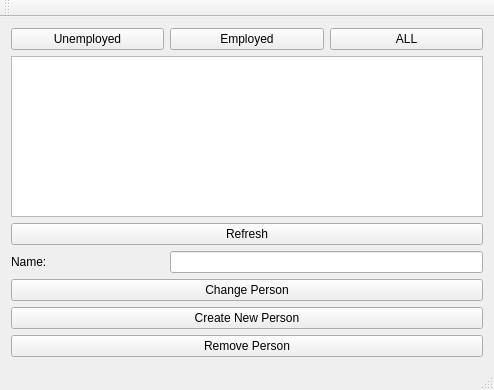
<?xml version="1.0" encoding="UTF-8"?>
<ui version="4.0">
 <class>MainWindow</class>
 <widget class="QMainWindow" name="MainWindow">
  <property name="geometry">
   <rect>
    <x>0</x>
    <y>0</y>
    <width>494</width>
    <height>390</height>
   </rect>
  </property>
  <property name="windowTitle">
   <string>MainWindow</string>
  </property>
  <widget class="QWidget" name="centralWidget">
   <layout class="QGridLayout" name="gridLayout_2">
    <item row="0" column="0">
     <layout class="QGridLayout" name="gridLayout">
      <item row="0" column="0">
       <widget class="QPushButton" name="unemployedPersons">
        <property name="text">
         <string>Unemployed</string>
        </property>
       </widget>
      </item>
      <item row="4" column="0">
       <widget class="QLabel" name="label">
        <property name="text">
         <string>Name:</string>
        </property>
       </widget>
      </item>
      <item row="0" column="1">
       <widget class="QPushButton" name="employedPersons">
        <property name="text">
         <string>Employed</string>
        </property>
       </widget>
      </item>
      <item row="0" column="2">
       <widget class="QPushButton" name="allPersons">
        <property name="text">
         <string>ALL</string>
        </property>
       </widget>
      </item>
      <item row="2" column="0" colspan="3">
       <widget class="QTableView" name="personsView"/>
      </item>
      <item row="3" column="0" colspan="3">
       <widget class="QPushButton" name="refresh">
        <property name="text">
         <string>Refresh</string>
        </property>
       </widget>
      </item>
      <item row="4" column="1" colspan="2">
       <widget class="QLineEdit" name="name"/>
      </item>
      <item row="5" column="0" colspan="3">
       <widget class="QPushButton" name="changePerson">
        <property name="text">
         <string>Change Person</string>
        </property>
       </widget>
      </item>
      <item row="6" column="0" colspan="3">
       <widget class="QPushButton" name="create">
        <property name="text">
         <string>Create New Person</string>
        </property>
       </widget>
      </item>
      <item row="7" column="0" colspan="3">
       <widget class="QPushButton" name="remove">
        <property name="text">
         <string>Remove Person</string>
        </property>
       </widget>
      </item>
     </layout>
    </item>
   </layout>
  </widget>
  <widget class="QMenuBar" name="menuBar">
   <property name="geometry">
    <rect>
     <x>0</x>
     <y>0</y>
     <width>494</width>
     <height>21</height>
    </rect>
   </property>
  </widget>
  <widget class="QToolBar" name="mainToolBar">
   <attribute name="toolBarArea">
    <enum>TopToolBarArea</enum>
   </attribute>
   <attribute name="toolBarBreak">
    <bool>false</bool>
   </attribute>
  </widget>
  <widget class="QStatusBar" name="statusBar"/>
 </widget>
 <layoutdefault spacing="6" margin="11"/>
 <resources/>
 <connections/>
</ui>
